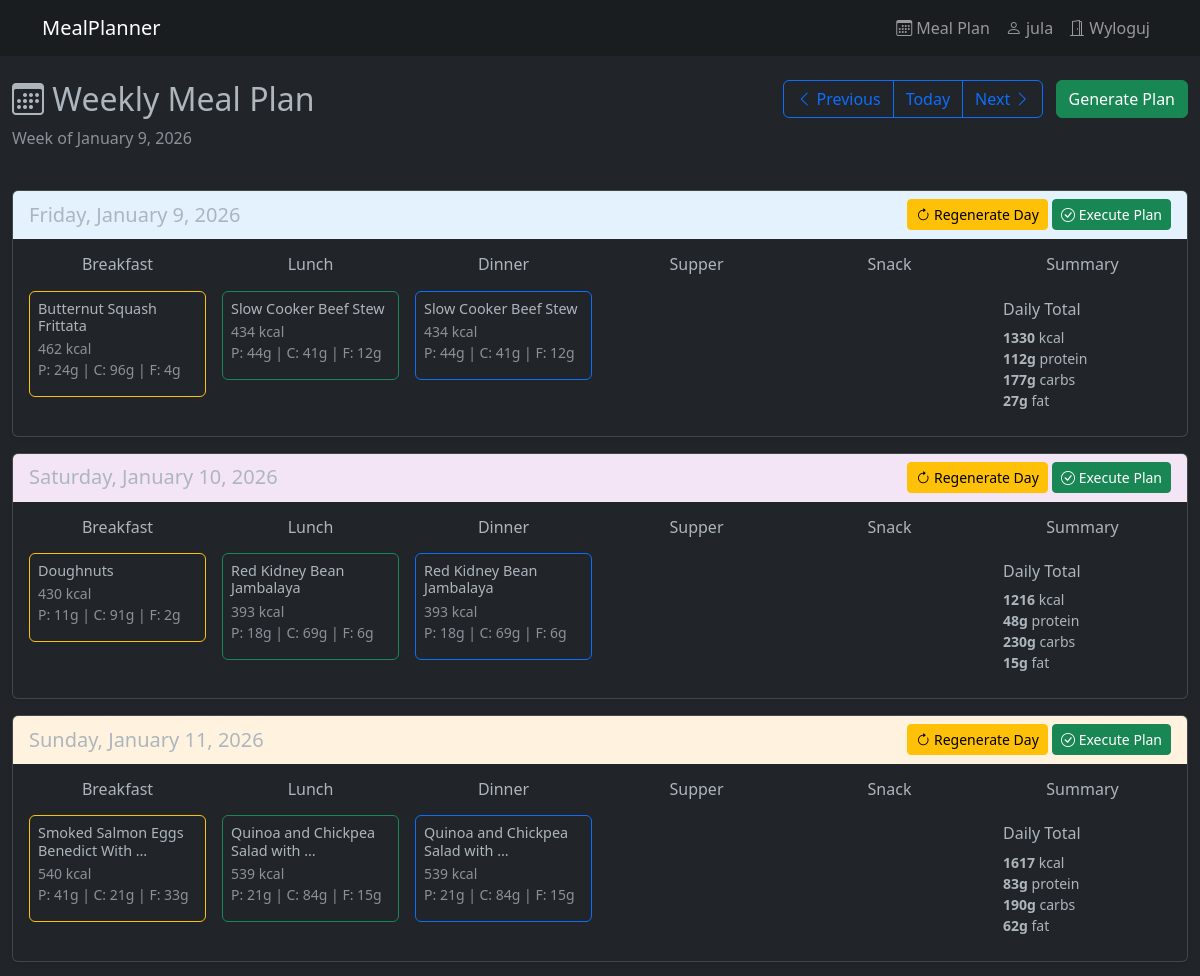
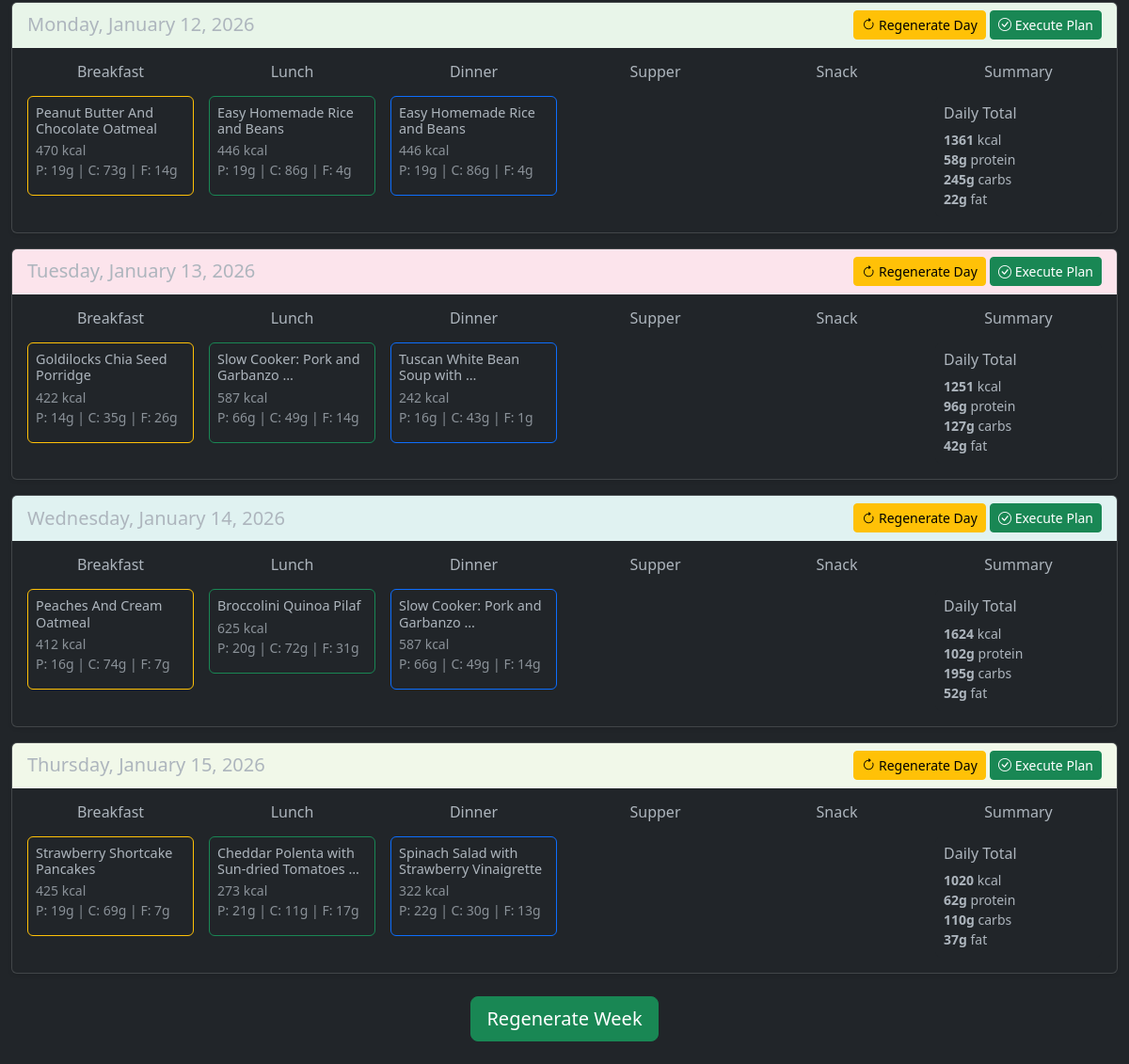
The page /meal_plan/?week_start=2026-01-09 (signed in) on the database its author committed (2 pictures, top to bottom).
### recipes/models.py (models this page shows, shortened)
class PlannedMeal(models.Model):
    user = models.ForeignKey(User, on_delete=models.CASCADE, related_name='planned_meals')
    date = models.DateField()
    meal_type = models.CharField(max_length=20, choices=MealType.choices)
    recipe = models.ForeignKey(Recipe, blank=True, null=True, on_delete=models.CASCADE)
    ingredients_snapshot = models.JSONField(null=True,blank=True)
    custom_title = models.CharField(blank=True, null=True, max_length=300)
    custom_calories = models.DecimalField(blank=True, null=True, max_digits=6, decimal_places=2)
    custom_protein = models.DecimalField(blank=True, null=True, max_digits=5, decimal_places=2)
    custom_carbohydrates = models.DecimalField(blank=True, null=True, max_digits=5, decimal_places=2)
    custom_fat = models.DecimalField(blank=True, null=True, max_digits=5, decimal_places=2)
    servings = models.IntegerField()
    created_at = models.DateTimeField(auto_now_add=True)
    class Meta:
        ordering = ['date', 'meal_type']
        unique_together = ['user', 'date', 'meal_type']

### recipes/views.py (the view)
# urls.py: path('meal_plan/', weekly_meal_plan_view, name='meal_plan'),
@login_required
def weekly_meal_plan_view(request: HttpRequest) -> HttpResponse:
    week_start = request.GET.get('week_start')
    if week_start:
        start_date = date.fromisoformat(week_start)
    else:
        start_date = date.today()
    weekly_plan = get_weekly_plan(request.user, start_date)
    prev_week = start_date - timedelta(days=7)
    next_week = start_date + timedelta(days=7)
    return render(request, 'meal_planning/calendar.html', {
        'weekly_plan': weekly_plan,
        'start_date': start_date,
        'prev_week': prev_week,
        'next_week': next_week,
        'today': date.today()
    })

### domain/meal_planning.py (called while the page is built)
def sum_daily_macros(meals: List[PlannedMeal]) -> Dict[str, float]:
    return reduce(
        lambda acc, meal: {
            'calories': acc['calories'] + (meal.custom_calories or 0),
            'protein': acc['protein'] + (meal.custom_protein or 0),
            'carbohydrates': acc['carbohydrates'] + (meal.custom_carbohydrates or 0),
            'fat': acc['fat'] + (meal.custom_fat or 0),
        },
        meals,
        {'calories': 0, 'protein': 0, 'carbohydrates': 0, 'fat': 0}
    )

def group_by_date(planned_meals: List[PlannedMeal]) -> Dict[date, List]:
    return reduce(
        lambda acc, meal: {
            **acc,
            meal.date: acc.get(meal.date, []) + [meal]
        },
        planned_meals,
        {}
    )

def group_by_type(planned_meals: List[PlannedMeal]) -> Dict[str, List]:
    return reduce(
        lambda acc, meal: {
            **acc,
            meal.meal_type: acc.get(meal.meal_type, []) + [meal]
        },
        planned_meals,
        {}
    )

def get_weekly_plan(user: User, start_date: date) -> List:
    end_date = start_date + timedelta(days=7)
    planned_meals = PlannedMeal.objects.filter(
        user=user,
        date__gte=start_date,
        date__lt=end_date
    ).select_related('recipe')
    grouped = group_by_date(planned_meals)
    return list(map(
        lambda day_offset: {
            'date': start_date + timedelta(days=day_offset),
            'meals': grouped.get(start_date + timedelta(days=day_offset), []),
            'meals_by_type': group_by_type(grouped.get(start_date + timedelta(days=day_offset), []), ),
            'total_macros': sum_daily_macros(
                grouped.get(start_date + timedelta(days=day_offset), [])
            )
        },
        range(7)
    ))

### templates/meal_planning/calendar.html (shortened to what this page needs)
{% extends 'base.html' %}
{% block content %}
<div class="container-fluid mt-4">
    <div class="row mb-4">
        <div class="col-md-6">
            <h2><i class="bi bi-calendar3"></i> Weekly Meal Plan</h2>
            <p class="text-muted">
                Week of {{ start_date|date:"F j, Y" }}
            </p>
        </div>
        <div class="col-md-6 text-end">
            <div class="btn-group me-2" role="group">
                <a href="?week_start={{ prev_week|date:'Y-m-d' }}" class="btn btn-outline-primary">
                    <i class="bi bi-chevron-left"></i> Previous
                </a>
                <a href="?week_start={{ today|date:'Y-m-d' }}" class="btn btn-outline-primary">
                     Today
                </a>
                <a href="?week_start={{ next_week|date:'Y-m-d' }}" class="btn btn-outline-primary">
                    Next <i class="bi bi-chevron-right"></i>
                </a>
            </div>
            <div class="btn-group" role="group">
                <a href="{% url 'generate_meal_plan' %}" class="btn btn-success">
                    Generate Plan
                </a>
            </div>
        </div>
    </div>
    {% for day in weekly_plan %}
    <div class="card shadow-sm mb-3">
        <div class="card-header" style="background-color: {% cycle '#e3f2fd' '#f3e5f5' '#fff3e0' '#e8f5e9' '#fce4ec' '#e0f2f1' '#f1f8e9' %};">
            <div class="row align-items-center">
                <div class="col-md-6">
                    <h5 class="mb-0">
                        {{ day.date|date:"l, F j, Y" }}
                    </h5>
                </div>
                <div class="col-md-6 text-end">
                    {% if day.meals %}
                    <a href="{% url 'regenerate_day' date_str=day.date|date:'Y-m-d' %}"
                       class="btn btn-sm btn-warning"
                       onclick="return confirm('Regenerate all meals for this day?')">
                        <i class="bi bi-arrow-clockwise"></i> Regenerate Day
                    </a>
                    <a href="{% url 'execute_daily_plan' date_str=day.date|date:'Y-m-d' %}"
                       class="btn btn-sm btn-success"
                       onclick="return confirm('Copy this day\'s plan to your food log?')">
                        <i class="bi bi-check-circle"></i> Execute Plan
                    </a>
                    {% else %}
                    <span class="text-muted">No meals planned</span>
                    {% endif %}
                </div>
            </div>
        </div>
        <div class="card-body">
            <div class="row g-3">
                <div class="col-md-2">
                    <div class="meal-column">
                        <h6 class="text-center mb-3">
                             Breakfast
                        </h6>
                        {% if day.meals_by_type.breakfast %}
                            {% for meal in day.meals_by_type.breakfast %}
                            <div class="card meal-card border-warning mb-2">
                                <div class="card-body p-2">
                                    <h6 class="card-title mb-1" style="font-size: 0.9rem;">
                                        {{ meal.custom_title|truncatewords:5 }}
                                    </h6>
                                    <p class="card-text small text-muted mb-2">
                                         {{ meal.custom_calories|floatformat:0 }} kcal
                                        <br>
                                        P: {{ meal.custom_protein|floatformat:0 }}g |
                                        C: {{ meal.custom_carbohydrates|floatformat:0 }}g |
                                        F: {{ meal.custom_fat|floatformat:0 }}g
                                    </p>
                                </div>
                            </div>
                            {% endfor %}
                        {% endif %}
                    </div>
                </div>
                <div class="col-md-2">
                    <div class="meal-column">
                        <h6 class="text-center mb-3">
                             Lunch
                        </h6>
                        {% if day.meals_by_type.lunch %}
                            {% for meal in day.meals_by_type.lunch %}
                            <div class="card meal-card border-success mb-2">
                                <div class="card-body p-2">
                                    <h6 class="card-title mb-1" style="font-size: 0.9rem;">
                                        {{ meal.custom_title|truncatewords:5 }}
                                    </h6>
                                    <p class="card-text small text-muted mb-2">
                                         {{ meal.custom_calories|floatformat:0 }} kcal
                                        <br>
                                        P: {{ meal.custom_protein|floatformat:0 }}g |
                                        C: {{ meal.custom_carbohydrates|floatformat:0 }}g |
                                        F: {{ meal.custom_fat|floatformat:0 }}g
                                    </p>
                                </div>
                            </div>
                            {% endfor %}
                        {% endif %}
                    </div>
                </div>
                <div class="col-md-2">
                    <div class="meal-column">
                        <h6 class="text-center mb-3">
                             Dinner
                        </h6>
                        {% if day.meals_by_type.dinner %}
                            {% for meal in day.meals_by_type.dinner %}
                            <div class="card meal-card border-primary mb-2">
                                <div class="card-body p-2">
                                    <h6 class="card-title mb-1" style="font-size: 0.9rem;">
                                        {{ meal.custom_title|truncatewords:5 }}
                                    </h6>
                                    <p class="card-text small text-muted mb-2">
                                         {{ meal.custom_calories|floatformat:0 }} kcal
                                        <br>
                                        P: {{ meal.custom_protein|floatformat:0 }}g |
                                        C: {{ meal.custom_carbohydrates|floatformat:0 }}g |
                                        F: {{ meal.custom_fat|floatformat:0 }}g
                                    </p>
                                </div>
                            </div>
                            {% endfor %}
                        {% endif %}
                    </div>
                </div>
                <div class="col-md-2">
                    <div class="meal-column">
                        <h6 class="text-center mb-3">
                             Supper
                        </h6>
                    </div>
                </div>
                <div class="col-md-2">
                    <div class="meal-column">
                        <h6 class="text-center mb-3">
                             Snack
                        </h6>
                    </div>
                </div>
                <div class="col-md-2">
                    <div class="meal-column">
                        <h6 class="text-center mb-3">
                             Summary
                        </h6>
                        {% if day.meals %}
                        <div class="card border-dark">
                            <div class="card-body p-2">
                                <h6 class="card-title mb-2">Daily Total</h6>
                                <ul class="list-unstyled small mb-0">
                                    <li> <strong>{{ day.total_macros.calories|floatformat:0 }}</strong> kcal</li>
                                    <li> <strong>{{ day.total_macros.protein|floatformat:0 }}g</strong> protein</li>
                                    <li> <strong>{{ day.total_macros.carbohydrates|floatformat:0 }}g</strong> carbs</li>
                                    <li> <strong>{{ day.total_macros.fat|floatformat:0 }}g</strong> fat</li>
                                </ul>
                            </div>
                        </div>
                        {% else %}
                        <div class="card border-secondary">
                            <div class="card-body p-3 text-center">
                                <p class="text-muted mb-0 small">No meals planned for this day</p>
                            </div>
                        </div>
                        {% endif %}
                    </div>
                </div>
            </div>
        </div>
    </div>
    {% endfor %}
   <div class="text-center my-4">
    <a href="{% url 'generate_meal_plan' %}?start_date={{ start_date|date:'Y-m-d' }}"
       class="btn btn-success btn-lg"
       onclick="return confirm('Generate meals for this week? Existing meals will be replaced.')">
        {% if weekly_plan.0.meals %}Regenerate{% else %}Generate{% endif %} Week
    </a>
</div>
</div>
{% endblock %}

### templates/base.html (shortened to what this page needs)
<!DOCTYPE html>
<html data-bs-theme="dark">
<head>
    <link href="https://cdn.jsdelivr.net/npm/bootstrap@5.3.0/dist/css/bootstrap.min.css" rel="stylesheet">
    <link rel="stylesheet" href="https://cdn.jsdelivr.net/npm/bootstrap-icons@1.13.1/font/bootstrap-icons.min.css">
</head>
<body>
    <nav class="navbar navbar-expand-lg navbar-dark bg-dark-subtle">
        <div class="container">
            <a class="navbar-brand" href="/">MealPlanner</a>
            <ul class="navbar-nav ms-auto">
                <li class="nav-item">
                    <a class="nav-link" href="{% url 'meal_plan' %}">
                        <i class="bi bi-calendar3"></i> Meal Plan
                    </a>
                </li>
                <li class="nav-item">
                    <a class="nav-link" href="/profile/">
                        <i class="bi bi-person"></i> {{ user.username }}
                    </a>
                </li>
                <li class="nav-item">
                    <a class="nav-link" href="/logout/">
                        <i class="bi bi-door-open"></i> Wyloguj
                    </a>
                </li>
            </ul>
        </div>
    </nav>
    {% block content %}
    {% endblock %}
</body>
</html>

### templates/meal_planning/calendar.html (style rules this page uses)
.meal-column { min-height: 150px; }

### rows shown on the page
PlannedMeal: custom_title "Butternut Squash Frittata", custom_calories "462", custom_protein "24", custom_carbohydrates "96", custom_fat "4"
PlannedMeal: custom_title "Slow Cooker Beef Stew", custom_calories "434", custom_protein "44", custom_carbohydrates "41", custom_fat "12"
PlannedMeal: custom_title "Slow Cooker Beef Stew", custom_calories "434", custom_protein "44", custom_carbohydrates "41", custom_fat "12"
PlannedMeal: custom_title "Doughnuts", custom_calories "430", custom_protein "11", custom_carbohydrates "91", custom_fat "2"
PlannedMeal: custom_title "Red Kidney Bean Jambalaya", custom_calories "393", custom_protein "18", custom_carbohydrates "69", custom_fat "6"
PlannedMeal: custom_title "Red Kidney Bean Jambalaya", custom_calories "393", custom_protein "18", custom_carbohydrates "69", custom_fat "6"
PlannedMeal: custom_title "Smoked Salmon Eggs Benedict With …", custom_calories "540", custom_protein "41", custom_carbohydrates "21", custom_fat "33"
PlannedMeal: custom_title "Quinoa and Chickpea Salad with …", custom_calories "539", custom_protein "21", custom_carbohydrates "84", custom_fat "15"
PlannedMeal: custom_title "Quinoa and Chickpea Salad with …", custom_calories "539", custom_protein "21", custom_carbohydrates "84", custom_fat "15"
PlannedMeal: custom_title "Peanut Butter And Chocolate Oatmeal", custom_calories "470", custom_protein "19", custom_carbohydrates "73", custom_fat "14"
PlannedMeal: custom_title "Easy Homemade Rice and Beans", custom_calories "446", custom_protein "19", custom_carbohydrates "86", custom_fat "4"
PlannedMeal: custom_title "Easy Homemade Rice and Beans", custom_calories "446", custom_protein "19", custom_carbohydrates "86", custom_fat "4"
PlannedMeal: custom_title "Goldilocks Chia Seed Porridge", custom_calories "422", custom_protein "14", custom_carbohydrates "35", custom_fat "26"
PlannedMeal: custom_title "Slow Cooker: Pork and Garbanzo …", custom_calories "587", custom_protein "66", custom_carbohydrates "49", custom_fat "14"
PlannedMeal: custom_title "Tuscan White Bean Soup with …", custom_calories "242", custom_protein "16", custom_carbohydrates "43", custom_fat "1"
PlannedMeal: custom_title "Peaches And Cream Oatmeal", custom_calories "412", custom_protein "16", custom_carbohydrates "74", custom_fat "7"
PlannedMeal: custom_title "Broccolini Quinoa Pilaf", custom_calories "625", custom_protein "20", custom_carbohydrates "72", custom_fat "31"
PlannedMeal: custom_title "Slow Cooker: Pork and Garbanzo …", custom_calories "587", custom_protein "66", custom_carbohydrates "49", custom_fat "14"
PlannedMeal: custom_title "Strawberry Shortcake Pancakes", custom_calories "425", custom_protein "19", custom_carbohydrates "69", custom_fat "7"
PlannedMeal: custom_title "Cheddar Polenta with Sun-dried Tomatoes …", custom_calories "273", custom_protein "21", custom_carbohydrates "11", custom_fat "17"
PlannedMeal: custom_title "Spinach Salad with Strawberry Vinaigrette", custom_calories "322", custom_protein "22", custom_carbohydrates "30", custom_fat "13"

### other values the page prints
{{ user.username }} "jula"
{{ start_date|date:"F j, Y" }} "January 9, 2026"
{{ day.date|date:"l, F j, Y" }} "Friday, January 9, 2026" "Saturday, January 10, 2026" "Sunday, January 11, 2026" "Monday, January 12, 2026" "Tuesday, January 13, 2026" "Wednesday, January 14, 2026" "Thursday, January 15, 2026"
{{ day.total_macros.calories|floatformat:0 }} "1330" "1216" "1617" "1361" "1251" "1624" "1020"
{{ day.total_macros.protein|floatformat:0 }} "112" "48" "83" "58" "96" "102" "62"
{{ day.total_macros.carbohydrates|floatformat:0 }} "177" "230" "190" "245" "127" "195" "110"
{{ day.total_macros.fat|floatformat:0 }} "27" "15" "62" "22" "42" "52" "37"
